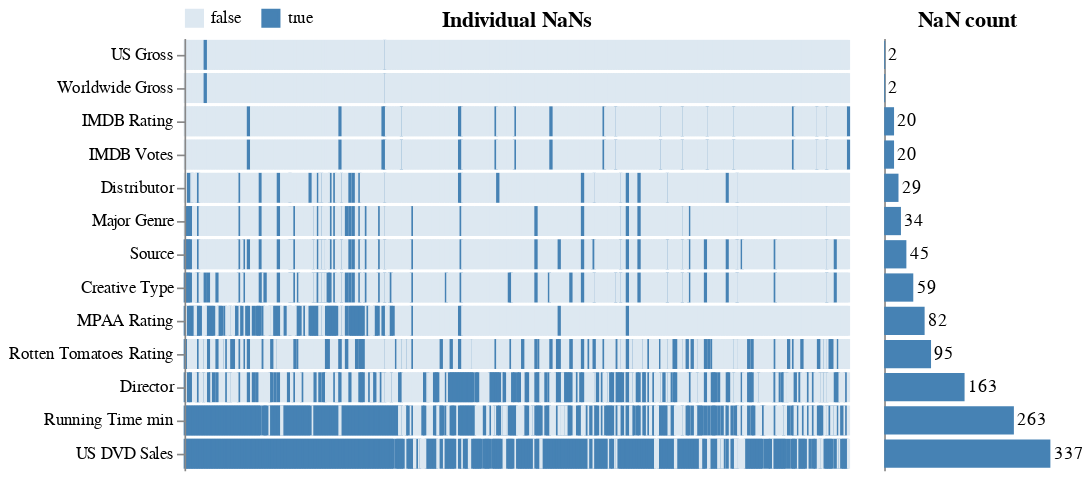

Notebook source saved alongside this figure:
### Markdown cell above
There are not that many missing values in the penguins data set,
so we'll have a look at a dataset of movies as well.
Here we can see patterns in the missing values,
such as that the movies that are missing IMDB votes
also don't have an average IMDB rating,
which makes sense since there are not ratings to average for those movies.

### Code cell
aly.nan(data.movies().sample(400))

### Figure 1 — Vega-Lite specification as saved in the notebook (floating-point values rounded to 4 significant figures; data arrays with more than 128 entries replaced by an {"elided": "..."} marker saying what was removed)
{"config": {"view": {"continuousWidth": 400, "continuousHeight": 300, "strokeWidth": 0}}, "hconcat": [{"data": {"name": "data-d3c100941a5aabb5dff05b8cf049bf19"}, "mark": {"type": "rect", "height": 17}, "encoding": {"color": {"type": "nominal", "field": "value", "legend": {"offset": -13, "orient": "top"}, "scale": {"range": ["#dde8f1", "steelblue"]}, "sort": [false, true], "title": null}, "stroke": {"type": "nominal", "field": "value", "legend": null, "scale": {"range": ["#dde8f1", "steelblue"]}, "sort": [false, true]}, "x": {"type": "ordinal", "axis": null, "field": "index"}, "y": {"type": "nominal", "field": "variable", "sort": ["US Gross", "Worldwide Gross", "IMDB Rating", "IMDB Votes", "Distributor", "Major Genre", "Source", "Creative Type", "MPAA Rating", "Rotten Tomatoes Rating", "Director", "Running Time min", "US DVD Sales"], "title": null}}, "selection": {"selector002": {"type": "interval", "encodings": ["x"]}}, "title": "Individual NaNs", "width": 400}, {"layer": [{"mark": {"type": "bar", "color": "steelblue", "height": 17}, "encoding": {"x": {"type": "quantitative", "aggregate": "count", "axis": null, "scale": {"domain": [0, 337]}}, "y": {"type": "nominal", "axis": {"grid": false, "labels": false, "ticks": false, "title": ""}, "field": "variable", "sort": ["US Gross", "Worldwide Gross", "IMDB Rating", "IMDB Votes", "Distributor", "Major Genre", "Source", "Creative Type", "MPAA Rating", "Rotten Tomatoes Rating", "Director", "Running Time min", "US DVD Sales"]}}, "title": "NaN count", "width": 100}, {"mark": {"type": "text", "align": "left", "dx": 2}, "encoding": {"text": {"type": "quantitative", "aggregate": "count"}, "x": {"type": "quantitative", "aggregate": "count", "axis": null, "scale": {"domain": [0, 337]}}, "y": {"type": "nominal", "axis": {"grid": false, "labels": false, "ticks": false, "title": ""}, "field": "variable", "sort": ["US Gross", "Worldwide Gross", "IMDB Rating", "IMDB Votes", "Distributor", "Major Genre", "Source", "Creative Type", "MPAA Rating", "Rotten Tomatoes Rating", "Director", "Running Time min", "US DVD Sales"]}}, "title": "NaN count", "width": 100}], "data": {"name": "data-57c134f9f95f7122c447df18410e6188"}, "transform": [{"filter": {"selection": "selector002"}}]}], "resolve": {"scale": {"y": "shared"}}, "$schema": "https://vega.github.io/schema/vega-lite/v4.8.1.json", "datasets": {"data-d3c100941a5aabb5dff05b8cf049bf19": {"elided": "5200 records"}, "data-57c134f9f95f7122c447df18410e6188": {"elided": "1151 records"}}}
